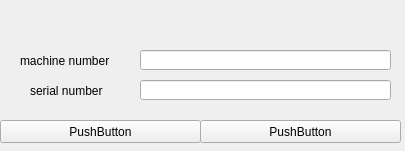
<?xml version="1.0" encoding="UTF-8"?>
<ui version="4.0">
 <class>Widget</class>
 <widget class="QWidget" name="Widget">
  <property name="geometry">
   <rect>
    <x>0</x>
    <y>0</y>
    <width>405</width>
    <height>151</height>
   </rect>
  </property>
  <property name="windowTitle">
   <string>Widget</string>
  </property>
  <widget class="QLineEdit" name="li_machinenumber">
   <property name="geometry">
    <rect>
     <x>140</x>
     <y>50</y>
     <width>251</width>
     <height>20</height>
    </rect>
   </property>
  </widget>
  <widget class="QLineEdit" name="li_serialnumber">
   <property name="geometry">
    <rect>
     <x>140</x>
     <y>80</y>
     <width>251</width>
     <height>20</height>
    </rect>
   </property>
  </widget>
  <widget class="QLabel" name="label_machinenumber">
   <property name="geometry">
    <rect>
     <x>20</x>
     <y>50</y>
     <width>111</width>
     <height>21</height>
    </rect>
   </property>
   <property name="styleSheet">
    <string notr="true">font: 11pt &quot;MS Shell Dlg 2&quot;;</string>
   </property>
   <property name="text">
    <string>machine number</string>
   </property>
  </widget>
  <widget class="QLabel" name="label_serialnumber">
   <property name="geometry">
    <rect>
     <x>30</x>
     <y>80</y>
     <width>111</width>
     <height>21</height>
    </rect>
   </property>
   <property name="styleSheet">
    <string notr="true">font: 11pt &quot;MS Shell Dlg 2&quot;;</string>
   </property>
   <property name="text">
    <string>serial number</string>
   </property>
  </widget>
  <widget class="QPushButton" name="btn_licience_yes">
   <property name="geometry">
    <rect>
     <x>0</x>
     <y>120</y>
     <width>201</width>
     <height>23</height>
    </rect>
   </property>
   <property name="text">
    <string>PushButton</string>
   </property>
  </widget>
  <widget class="QPushButton" name="btn_licience_no">
   <property name="geometry">
    <rect>
     <x>200</x>
     <y>120</y>
     <width>201</width>
     <height>23</height>
    </rect>
   </property>
   <property name="text">
    <string>PushButton</string>
   </property>
  </widget>
  <widget class="QLabel" name="label_alert">
   <property name="geometry">
    <rect>
     <x>180</x>
     <y>20</y>
     <width>47</width>
     <height>13</height>
    </rect>
   </property>
   <property name="text">
    <string/>
   </property>
  </widget>
 </widget>
 <resources/>
 <connections/>
</ui>
